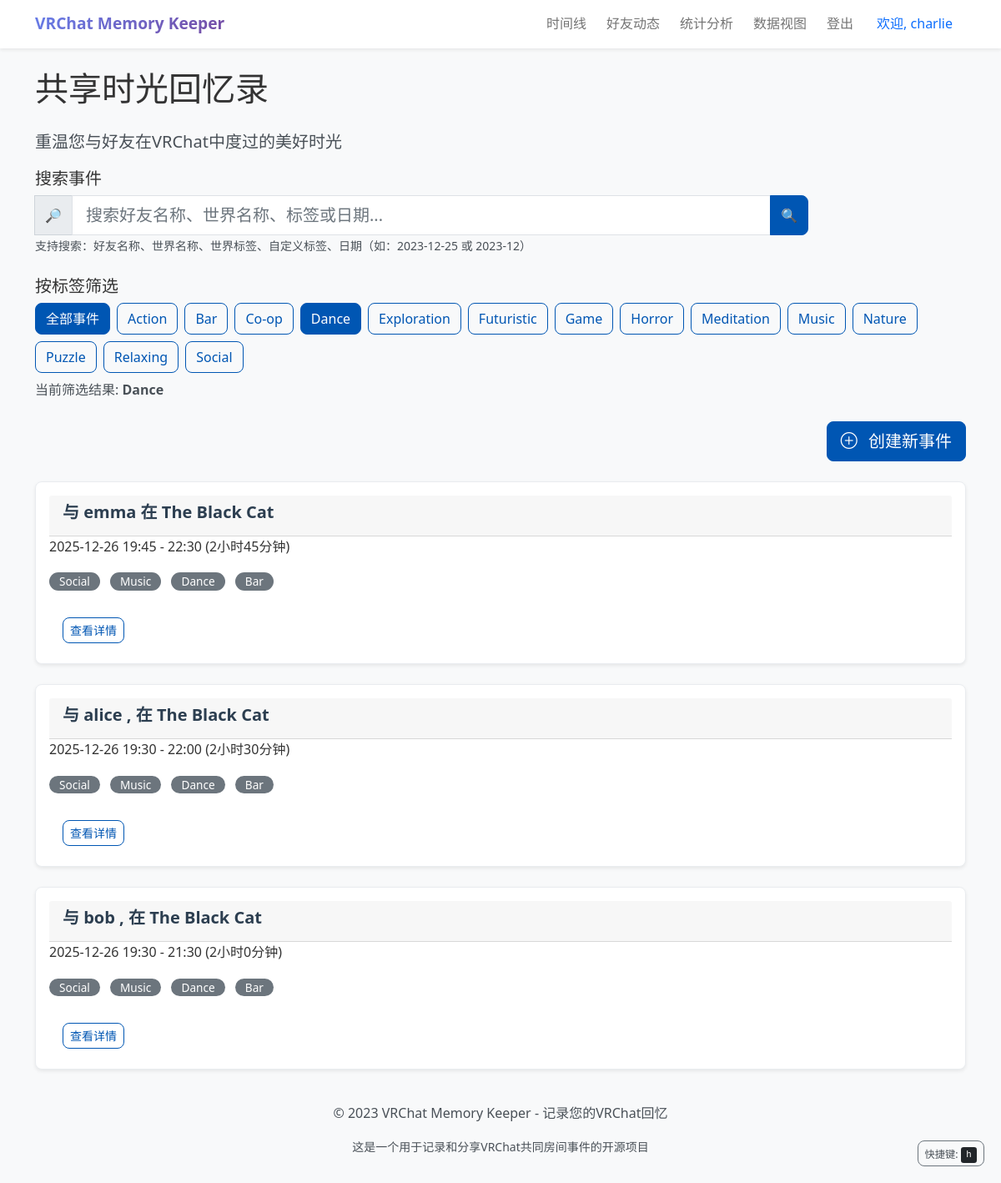
Screenshot of /?tag=Dance (signed in) with the database file from the repository.
### app.py (models this page shows, shortened)
class User(UserMixin, db.Model):
    id = db.Column(db.Integer, primary_key=True)
    username = db.Column(db.String(80), unique=True, nullable=False)
    password_hash = db.Column(db.String(120), nullable=False)
    events = db.relationship('SharedEvent', backref='user', lazy=True)
    friends = db.relationship(
        'User',
        secondary='user_friends',
        primaryjoin='user_friends.c.user_id == User.id',
        secondaryjoin='user_friends.c.friend_id == User.id',
        backref=db.backref('friended_by', lazy='dynamic'),
        lazy='dynamic'
    )

class SharedEvent(db.Model):
    id = db.Column(db.Integer, primary_key=True)
    user_id = db.Column(db.Integer, db.ForeignKey('user.id'), nullable=False)
    world_id = db.Column(db.Integer, db.ForeignKey('world.id'), nullable=False)
    event_group_id = db.Column(
        db.Integer,
        db.ForeignKey('event_group.id'),
        nullable=True)  # 关联事件组
    friend_name = db.Column(db.String(80), nullable=False)
    start_time = db.Column(db.DateTime, nullable=False)
    end_time = db.Column(db.DateTime)
    duration = db.Column(db.Integer)  # 持续时间（秒）
    notes = db.Column(db.Text, nullable=True)  # 事件备注
    privacy = db.Column(db.String(20), default='public')
    custom_tags = db.relationship(
        'EventTag',
        backref='event',
        lazy=True,  # 懒加载
        cascade='all, delete-orphan'  # 级联删除
    )
    participants = db.relationship(
        'User',
        secondary='event_participants',
        backref=db.backref('participated_events', lazy='dynamic'),
        lazy='dynamic'
    )
    sync_hash = db.Column(db.String(100))  # 同步哈希，用于识别真正的共同事件
    sync_status = db.Column(db.String(20), default='pending')  # 同步状态：pending, syncing, synced
    last_synced_at = db.Column(db.DateTime)  # 最后同步时间
    sync_comments = db.relationship(
        'EventComment',
        backref='sync_event',
        primaryjoin='and_(SharedEvent.id == EventComment.event_id, EventComment.is_sync_comment == True)',
        lazy='dynamic'
    )

class World(db.Model):
    id = db.Column(db.Integer, primary_key=True)
    world_name = db.Column(db.String(200), nullable=False)
    world_id = db.Column(db.String(100), unique=True)
    tags = db.Column(db.Text)  # 以逗号分隔的标签字符串
    events = db.relationship('SharedEvent', backref='world', lazy=True)

### app.py (the view, shortened to what this page needs)
@app.route('/')
@login_required
def index():
    all_unique_tags = get_all_unique_tags()
    selected_tag = request.args.get('tag')
    from sqlalchemy import or_
    query = SharedEvent.query.filter(
        or_(
            SharedEvent.user_id == current_user.id,
            SharedEvent.participants.contains(current_user)
        )
    )
    filtered_query = filter_events_by_tag(query, selected_tag)
    search_query = request.args.get('search')
    start_date = None
    end_date = None
    if start_date:
        from datetime import datetime
        filtered_query = filtered_query.filter(
            SharedEvent.start_time >= start_date)
    if end_date:
        from datetime import timedelta
        end_datetime = end_date + timedelta(days=1)
        filtered_query = filtered_query.filter(
            SharedEvent.start_time < end_datetime)
    events = filtered_query.order_by(SharedEvent.start_time.desc()).all()
    event_has_unread_notifications = {}
    if current_user.is_authenticated:
        for event in events:
            comment_ids = [comment.id for comment in event.comments]
            if comment_ids:
                has_unread = Notification.query.filter(
                    Notification.user_id == current_user.id,
                    Notification.comment_id.in_(comment_ids),
                    Notification.is_read == False
                ).count() > 0
                event_has_unread_notifications[event.id] = has_unread
            else:
                event_has_unread_notifications[event.id] = False
    return render_template(
        'index.html',
        events=events,
        all_tags=all_unique_tags,
        selected_tag=selected_tag,
        search_query=search_query,
        event_has_unread_notifications=event_has_unread_notifications
    )

### templates/index.html (shortened to what this page needs)
{% extends 'base.html' %}
{% block content %}
    <header class="page-header" role="banner">
        <h1 class="mb-4">共享时光回忆录</h1>
        <p class="lead text-muted">重温您与好友在VRChat中度过的美好时光</p>
    </header>
    <section class="search-section mb-4" role="search" aria-labelledby="search-heading">
        <h2 id="search-heading" class="h5">搜索事件</h2>
        <form method="GET" action="{{ url_for('index') }}" class="search-form" aria-label="事件搜索表单">
            <div class="row g-3">
                <div class="col-md-10">
                    <div class="input-group">
                        <span class="input-group-text">
                            <span aria-hidden="true">🔎</span>
                        </span>
                        <input type="text" id="search-input" class="form-control form-control-lg" name="search"
                               placeholder="搜索好友名称、世界名称、标签或日期..."
                               aria-describedby="search-help"
                               value="{{ search_query or '' }}"
                               autocomplete="off">
                        <button type="submit" class="btn btn-primary"
                                aria-label="执行搜索">
                            <span aria-hidden="true">🔍</span>
                        </button>
                    </div>
                    <small id="search-help" class="form-text text-muted">
                        支持搜索：好友名称、世界名称、世界标签、自定义标签、日期（如：2023-12-25 或 2023-12）
                    </small>
                </div>
            </div>
        </form>
    </section>
    <section class="tag-filter-section mb-4" role="region" aria-labelledby="filter-heading">
        <h2 id="filter-heading" class="h5">按标签筛选</h2>
        <div class="filter-controls" role="toolbar" aria-label="标签筛选工具">
            <div class="d-flex flex-wrap gap-2" aria-label="筛选标签列表">
                {% if selected_tag %}
                    <a href="{{ url_for('index') }}" class="btn btn-primary" role="button"
                           aria-label="显示全部事件" aria-pressed="false">
                            全部事件
                        </a>
                {% else %}
                    <a href="{{ url_for('index') }}" class="btn btn-outline-primary active" role="button"
                           aria-label="显示全部事件（当前选中）" aria-pressed="true">
                            全部事件
                        </a>
                {% endif %}
                {% if all_tags %}
                    {% for tag in all_tags %}
                        {% if selected_tag == tag %}
                            <a href="{{ url_for('index', tag=tag) }}" class="btn btn-primary" role="button"
                               aria-label="筛选标签：{{ tag }}（当前选中）" aria-pressed="true">
                                {{ tag }}
                            </a>
                        {% else %}
                            <a href="{{ url_for('index', tag=tag) }}" class="btn btn-outline-primary" role="button"
                               aria-label="筛选标签：{{ tag }}" aria-pressed="false">
                                {{ tag }}
                            </a>
                        {% endif %}
                    {% endfor %}
                {% else %}
                    <span class="text-muted" aria-live="polite">暂无可用标签</span>
                {% endif %}
            </div>
            {% if selected_tag %}
                <div class="mt-2" role="status" aria-live="polite">
                    <p class="text-muted">
                        当前筛选结果: <strong>{{ selected_tag }}</strong>
                    </p>
                </div>
            {% endif %}
        </div>
    </section>
    <section class="actions-section mb-4" role="toolbar" aria-label="事件操作工具">
        <div class="d-flex justify-content-end gap-2">
            <button type="button"
               class="btn btn-primary btn-lg"
               data-bs-toggle="modal"
               data-bs-target="#createEventModal"
               aria-label="创建新事件">
                <i class="bi bi-plus-circle me-2"></i> 创建新事件
            </button>
        </div>
    </section>
    <section class="events-section" role="region" aria-labelledby="events-heading">
        {% if events %}
            <div class="row" role="list" aria-label="共同房间事件列表">
                {% for event in events %}
                    <div class="col-lg-12" role="listitem">
                        <article class="card event-card shadow-sm position-relative">
                            <div class="card-body">
                                <header class="card-header">
                                    <h3 class="card-title h5">
                                        {% if current_user.username == event.friend_name %}
                                            与
                                            {% for participant in event.participants %}
                                                {% if participant.username != current_user.username %}
                                                    <span class="friend-name">{{ participant.username|trim }}</span>
                                                    {% if not loop.last %}, {% endif %}
                                                {% endif %}
                                            {% endfor %}
                                            在 <span class="world-name">{{ event.world.world_name }}</span>
                                        {% else %}
                                            与 <span class="friend-name">{{ event.friend_name|trim }}</span>
                                            在 <span class="world-name">{{ event.world.world_name }}</span>
                                        {% endif %}
                                    </h3>
                                </header>
                                <div class="card-content">
                                    <p class="card-text event-time">
                                        <time datetime="{{ event.start_time.isoformat() }}">
                                            {{ event.start_time.strftime('%Y-%m-%d %H:%M') }}
                                        </time>
                                        -
                                        <time datetime="{{ event.end_time.isoformat() }}">
                                            {{ event.end_time.strftime('%H:%M') }}
                                        </time>
                                        <span class="duration">
                                            ({{ (event.duration // 3600) }}小时{{ (event.duration % 3600) // 60 }}分钟)
                                        </span>
                                    </p>
                                    {% if event.world.tags %}
                                        <div class="world-tags mb-2">
                                            {% for tag in event.world.tags.split(',') %}
                                                <span class="badge bg-secondary tag" aria-label="世界标签：{{ tag.strip() }}">
                                                    {{ tag.strip() }}
                                                </span>
                                            {% endfor %}
                                        </div>
                                    {% endif %}
                                </div>
                                <footer class="card-footer bg-transparent border-0 pt-3">
                                    <div class="d-flex gap-2" role="group" aria-label="事件操作">
                                        <a href="{{ url_for('event_detail', event_id=event.id) }}"
                                           class="btn btn-outline-primary btn-sm"
                                           aria-label="查看事件 {{ event.friend_name }} 在 {{ event.world.world_name }} 的详细信息">
                                            查看详情
                                        </a>
                                    </div>
                                </footer>
                            </div>
                        </article>
                    </div>
                {% endfor %}
            </div>
        {% endif %}
    </section>
{% endblock %}

### templates/base.html (shortened to what this page needs)
<!DOCTYPE html>
<html lang="zh-CN">
<head>
    <link href="https://cdn.jsdelivr.net/npm/bootstrap@5.1.3/dist/css/bootstrap.min.css" rel="stylesheet">
    <link href="https://cdn.jsdelivr.net/npm/bootstrap-icons@1.10.5/font/bootstrap-icons.css" rel="stylesheet">
    <link href="{{ url_for('static', filename='css/main.css') }}" rel="stylesheet">
</head>
<body>
    <header role="banner">
        <nav class="navbar navbar-expand-lg navbar-light bg-white shadow-sm" role="navigation" aria-label="主导航">
            <div class="container">
                <a class="navbar-brand" href="{{ url_for('index') }}" aria-label="VRChat记忆记录器首页">
                    VRChat Memory Keeper
                </a>
                <div class="collapse navbar-collapse" id="navbarNav">
                    <div class="d-flex align-items-center ms-auto">
                        <div class="navbar-nav" role="menubar">
                            {% if current_user.is_authenticated %}
                                <a class="nav-link" href="{{ url_for('index') }}" role="menuitem" aria-label="查看时间线">
                                    时间线
                                </a>
                                <a class="nav-link" href="{{ url_for('friends_feed') }}" role="menuitem" aria-label="查看好友动态">
                                    好友动态
                                </a>
                                <a class="nav-link" href="{{ url_for('stats') }}" role="menuitem" aria-label="查看统计分析">
                                    统计分析
                                </a>
                                <a class="nav-link" href="{{ url_for('visualization_page') }}" role="menuitem" aria-label="查看数据视图">
                                    数据视图
                                </a>
                                <a class="nav-link" href="{{ url_for('logout') }}" role="menuitem" aria-label="退出登录">
                                    登出
                                </a>
                            {% endif %}
                        </div>
                        {% if current_user.is_authenticated %}
                            <span class="nav-link" role="status" aria-label="当前用户">
                                欢迎, {{ current_user.username }}
                            </span>
                        {% endif %}
                    </div>
                </div>
            </div>
        </nav>
    </header>
    <main class="main-content" role="main">
        <div class="container mt-4">
            {% block content %}{% endblock %}
        </div>
    </main>
    <footer class="footer mt-auto py-3 bg-light" role="contentinfo">
        <div class="container">
            <div class="text-center text-muted">
                <p>© 2023 VRChat Memory Keeper - 记录您的VRChat回忆</p>
                <p class="small">这是一个用于记录和分享VRChat共同房间事件的开源项目</p>
            </div>
        </div>
    </footer>
</body>
</html>

### rows the page displays
User: username "charlie"
SharedEvent: friend_name "emma", world.world_name "The Black Cat", start_time "2025-12-26 19:45", end_time "22:30", duration "2", (event.duration%3600)//60 "45", strip "Social" "Music" "Dance" "Bar"
SharedEvent: world.world_name "The Black Cat", start_time "2025-12-26 19:30", end_time "22:00", duration "2", (event.duration%3600)//60 "30", strip "Social" "Music" "Dance" "Bar"
User: username "alice"
SharedEvent: world.world_name "The Black Cat", start_time "2025-12-26 19:30", end_time "21:30", duration "2", (event.duration%3600)//60 "0", strip "Social" "Music" "Dance" "Bar"
User: username "bob"

### other values shown
{{ tag }} "Action" "Bar" "Co-op" "Exploration" "Futuristic" "Game" "Horror" "Meditation" "Music" "Nature" "Puzzle" "Relaxing" "Social"
{{ tag }} "Dance"
{{ selected_tag }} "Dance"
